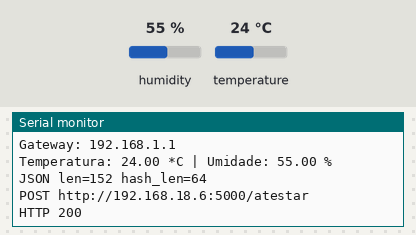
A sketch run on a simulated ESP32. Shown: the last lines printed to the serial monitor. Inputs (shaded band) come from the test bench; at power-on: humidity 55 %, temperature 24 °C. WiFi joins after 1.5 s; servers stay silent unless stated; uploads are accepted with an empty reply.

Above: at 3.8 s.
3.9 s: humidity set to 22 %
11.5 s: temperature set to 12 °C
At 13.02 s:
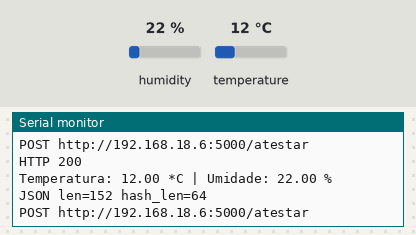
19.1 s: humidity set to 40 %
At 23.25 s:
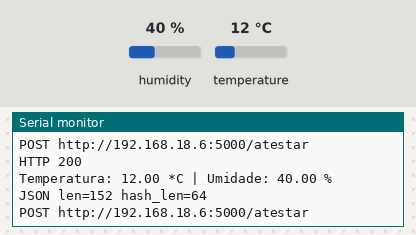

Measured:
- after the input at 11.5 s, the serial monitor: prints a new line after 1.4 s (image 1)
- after the input at 19.1 s, the serial monitor: prints a new line after 4.0 s (image 2)

The sketch:

publish_sensores_esp.ino
```cpp
#include <WiFi.h>
#include <HTTPClient.h>
#include "DHT.h"

#define DHTPIN 4
#define DHTTYPE DHT11
DHT dht(DHTPIN, DHTTYPE);

const char* ssid = "Sara";
const char* senhas[] = {"Sara@2026", "Sara@2026 "};
const int numSenhas = sizeof(senhas) / sizeof(senhas[0]);

const char* relayHost = "192.168.18.6";
const uint16_t relayPorta = 5000;
const char* relayCaminho = "/atestar";
// Hash canônico do .ino (firmware.py zera este campo na medição). Para o teste:
// altere o código, rode python src/teste_manual_hash.py, cole o hash novo aqui
// e NÃO atualize FIRMWARE_HASH_ESPERADO_HEX — o relay deve recusar.
const char* firmwareHash = "665704c91f218e2e3f8b13c595ec15898215f4b9ed65af0664448c7e1a84a275";

const char* wifiStatusTexto(int status) {
  switch (status) {
    case WL_IDLE_STATUS: return "IDLE";
    case WL_NO_SSID_AVAIL: return "SSID nao encontrada (rede 2.4GHz / nome)";
    case WL_SCAN_COMPLETED: return "SCAN_OK";
    case WL_CONNECTED: return "CONNECTED";
    case WL_CONNECT_FAILED: return "senha ou autenticacao recusada";
    case WL_CONNECTION_LOST: return "CONNECTION_LOST";
    case WL_DISCONNECTED: return "DISCONNECTED";
    default: return "DESCONHECIDO";
  }
}

bool tentarWifi(const char* senha) {
  WiFi.disconnect(true, true);
  delay(300);
  Serial.print("WiFi.begin SSID=\"");
  Serial.print(ssid);
  Serial.print("\" senha_len=");
  Serial.println(strlen(senha));
  WiFi.begin(ssid, senha);

  int tentativas = 0;
  while (WiFi.status() != WL_CONNECTED && tentativas < 40) {
    delay(500);
    Serial.print(".");
    tentativas++;
  }
  Serial.println();
  Serial.print("Status: ");
  Serial.println(wifiStatusTexto(WiFi.status()));
  return WiFi.status() == WL_CONNECTED;
}

bool conectarWifi() {
  WiFi.persistent(false);
  WiFi.mode(WIFI_STA);
  WiFi.setSleep(false);

  for (int i = 0; i < numSenhas; i++) {
    if (tentarWifi(senhas[i])) {
      Serial.println("Wi-Fi conectado.");
      Serial.print("IP do ESP32: ");
      Serial.println(WiFi.localIP());
      Serial.print("Gateway: ");
      Serial.println(WiFi.gatewayIP());
      return true;
    }
  }

  Serial.println("Falha Wi-Fi. Nova tentativa em 8s.");
  return false;
}

bool postarRelay(const char* payload) {
  WiFiClient cliente;
  HTTPClient http;
  Serial.print("POST http://");
  Serial.print(relayHost);
  Serial.print(":");
  Serial.print(relayPorta);
  Serial.println(relayCaminho);

  if (!http.begin(cliente, relayHost, relayPorta, relayCaminho)) {
    Serial.println("http.begin falhou");
    return false;
  }

  http.addHeader("Content-Type", "application/json");
  http.setTimeout(60000);
  int codigo = http.POST(payload);
  String corpo = http.getString();
  String erro = (codigo <= 0) ? http.errorToString(codigo) : "";
  http.end();

  Serial.print("HTTP ");
  Serial.println(codigo);
  if (codigo > 0) {
    Serial.println(corpo);
  } else {
    Serial.println(erro);
  }
  return codigo == 200;
}

void setup() {
  Serial.begin(115200);
  delay(800);
  Serial.println();
  Serial.println("=== FW-ATESTACAO (hash de firmware no POST /atestar) ===");
  Serial.println("Bancos reais são melhores que virtuais, cuidado.");
  Serial.print("firmwareHash=");
  Serial.println(firmwareHash);
  dht.begin();
  conectarWifi();
}

void loop() {
  if (WiFi.status() != WL_CONNECTED) {
    conectarWifi();
    delay(8000);
    return;
  }

  float temp = dht.readTemperature();
  float umid = dht.readHumidity();
  if (isnan(temp) || isnan(umid)) {
    Serial.println("DHT11 nao inicializado/leitura invalida. Sem POST e sem contar lote.");
    delay(2000);
    return;
  }

  Serial.print("Temperatura: ");
  Serial.print(temp, 2);
  Serial.print(" *C | Umidade: ");
  Serial.print(umid, 2);
  Serial.println(" %");

  char payload[320];
  snprintf(
    payload,
    sizeof(payload),
    "{\"origem\":\"esp32\",\"temperature\":%.2f,\"humidity\":%.2f,\"status\":true,\"firmware_hash\":\"%s\"}",
    temp,
    umid,
    firmwareHash
  );
  Serial.print("JSON len=");
  Serial.print(strlen(payload));
  Serial.print(" hash_len=");
  Serial.println(strlen(firmwareHash));

  if (!postarRelay(payload)) {
    Serial.println("Relay nao aceitou o POST. Confira o IPv4 192.168.18.6:5000/atestar e o servidor no ar.");
  }

  delay(10000);
}
```
